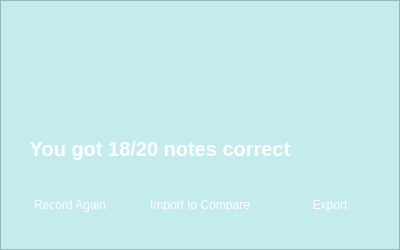
<?xml version="1.0" encoding="UTF-8"?>
<ui version="4.0">
 <class>performancePopUp</class>
 <widget class="QWidget" name="performancePopUp">
  <property name="geometry">
   <rect>
    <x>0</x>
    <y>0</y>
    <width>400</width>
    <height>250</height>
   </rect>
  </property>
  <property name="windowTitle">
   <string>Form</string>
  </property>
  <property name="styleSheet">
   <string notr="true">background-color: rgb(196, 236, 236);</string>
  </property>
  <widget class="QFrame" name="performancePopUp_2">
   <property name="geometry">
    <rect>
     <x>0</x>
     <y>0</y>
     <width>400</width>
     <height>250</height>
    </rect>
   </property>
   <property name="maximumSize">
    <size>
     <width>500</width>
     <height>600</height>
    </size>
   </property>
   <property name="styleSheet">
    <string notr="true">background: qlineargradient(
    x1: 0, y1: 0, x2: 1, y2: 1,
    stop: 0 rgba(50, 50, 50, 1), stop: 1 rgba(128, 128, 128, 1)
);</string>
   </property>
   <property name="frameShape">
    <enum>QFrame::StyledPanel</enum>
   </property>
   <property name="frameShadow">
    <enum>QFrame::Raised</enum>
   </property>
   <widget class="QPushButton" name="logoButton">
    <property name="geometry">
     <rect>
      <x>165</x>
      <y>40</y>
      <width>70</width>
      <height>70</height>
     </rect>
    </property>
    <property name="font">
     <font>
      <family>Arial</family>
      <underline>false</underline>
     </font>
    </property>
    <property name="styleSheet">
     <string notr="true">background:none;
border: none;
color: black;</string>
    </property>
    <property name="text">
     <string/>
    </property>
    <property name="icon">
     <iconset>
      <normaloff>../images/icon.png</normaloff>../images/icon.png</iconset>
    </property>
    <property name="iconSize">
     <size>
      <width>90</width>
      <height>90</height>
     </size>
    </property>
   </widget>
   <widget class="QFrame" name="frame">
    <property name="geometry">
     <rect>
      <x>0</x>
      <y>119</y>
      <width>400</width>
      <height>60</height>
     </rect>
    </property>
    <property name="styleSheet">
     <string notr="true">border: none;
background: none;</string>
    </property>
    <property name="frameShape">
     <enum>QFrame::StyledPanel</enum>
    </property>
    <property name="frameShadow">
     <enum>QFrame::Raised</enum>
    </property>
    <widget class="QLabel" name="performanceLabel">
     <property name="geometry">
      <rect>
       <x>0</x>
       <y>15</y>
       <width>320</width>
       <height>30</height>
      </rect>
     </property>
     <property name="font">
      <font>
       <family>Arial</family>
       <pointsize>15</pointsize>
       <italic>false</italic>
       <bold>true</bold>
      </font>
     </property>
     <property name="styleSheet">
      <string notr="true">font: 700 15pt &quot;Arial&quot;;
color: white;
background: none;
</string>
     </property>
     <property name="text">
      <string>You got 18/20 notes correct</string>
     </property>
     <property name="alignment">
      <set>Qt::AlignCenter</set>
     </property>
    </widget>
    <widget class="QPushButton" name="emoji">
     <property name="geometry">
      <rect>
       <x>320</x>
       <y>0</y>
       <width>60</width>
       <height>60</height>
      </rect>
     </property>
     <property name="font">
      <font>
       <family>Arial</family>
       <underline>false</underline>
      </font>
     </property>
     <property name="styleSheet">
      <string notr="true">background:none;
border: none;
color: black;</string>
     </property>
     <property name="text">
      <string/>
     </property>
     <property name="icon">
      <iconset>
       <normaloff>../images/thebestemoji.png</normaloff>../images/thebestemoji.png</iconset>
     </property>
     <property name="iconSize">
      <size>
       <width>90</width>
       <height>90</height>
      </size>
     </property>
    </widget>
   </widget>
   <widget class="QPushButton" name="exportButton">
    <property name="geometry">
     <rect>
      <x>280</x>
      <y>190</y>
      <width>100</width>
      <height>30</height>
     </rect>
    </property>
    <property name="styleSheet">
     <string notr="true">font: 12pt &quot;Arial&quot;;
color: white; 
background: qradialgradient(
    cx: 0.3, cy: -0.4, fx: 0.3, fy: -0.4,
    radius: 1.35, stop: 0 rgba(25, 81, 68, 1), stop: 1 rgba(57, 148, 127, 1)
);

border-radius: 10%;</string>
    </property>
    <property name="text">
     <string>Export</string>
    </property>
   </widget>
   <widget class="QPushButton" name="recordAgainButton">
    <property name="geometry">
     <rect>
      <x>20</x>
      <y>190</y>
      <width>100</width>
      <height>30</height>
     </rect>
    </property>
    <property name="styleSheet">
     <string notr="true">font: 12pt &quot;Arial&quot;;
color: white; 
background: qradialgradient(
    cx: 0.3, cy: -0.4, fx: 0.3, fy: -0.4,
    radius: 1.35, stop: 0 rgba(25, 81, 68, 1), stop: 1 rgba(57, 148, 127, 1)
);

border-radius: 10%;</string>
    </property>
    <property name="text">
     <string>Record Again</string>
    </property>
   </widget>
   <widget class="QPushButton" name="importButton">
    <property name="geometry">
     <rect>
      <x>140</x>
      <y>190</y>
      <width>120</width>
      <height>30</height>
     </rect>
    </property>
    <property name="styleSheet">
     <string notr="true">font: 12pt &quot;Arial&quot;;
color: white; 
background: qradialgradient(
    cx: 0.3, cy: -0.4, fx: 0.3, fy: -0.4,
    radius: 1.35, stop: 0 rgba(25, 81, 68, 1), stop: 1 rgba(57, 148, 127, 1)
);

border-radius: 10%;</string>
    </property>
    <property name="text">
     <string>Import to Compare</string>
    </property>
   </widget>
  </widget>
 </widget>
 <resources/>
 <connections/>
</ui>
